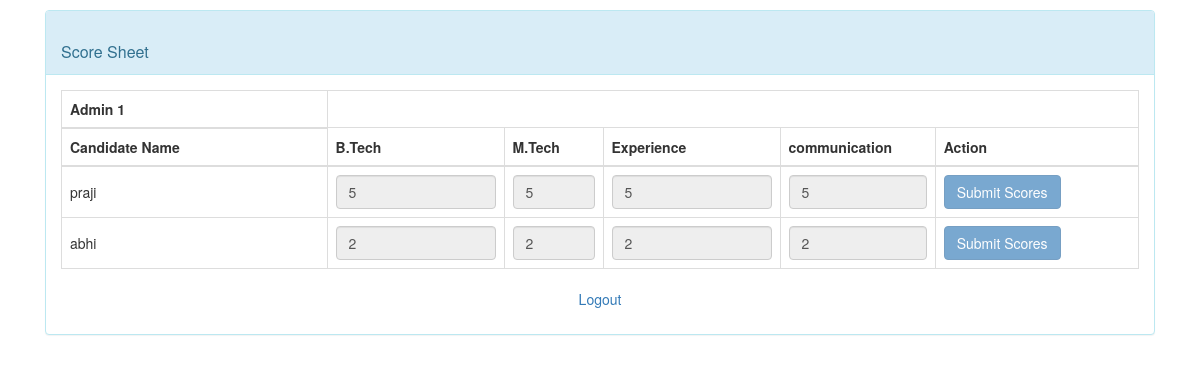
The page /interviewer/score.php (signed in) on the database its author committed.
### tables this page shows
CREATE TABLE `candidates` (
  `cand_id` int(11) NOT NULL,
  `cand_name` varchar(150) NOT NULL,
  `cand_email` varchar(150) NOT NULL,
  `cand_phone` varchar(150) NOT NULL,
  `cand_age` int(11) DEFAULT NULL,
  `cand_address` text DEFAULT NULL,
  `cand_qualification` text DEFAULT NULL,
  `sslcmark` varchar(20) DEFAULT NULL,
  `sslcyear` varchar(20) DEFAULT NULL,
  `sslcname` varchar(20) DEFAULT NULL,
  `hscmark` varchar(20) DEFAULT NULL,
  `hsyear` varchar(20) DEFAULT NULL,
  `hsname` varchar(20) DEFAULT NULL,
  `mtechmark` varchar(20) DEFAULT NULL,
  `mtechname` varchar(20) DEFAULT NULL,
  `mtechyear` varchar(20) DEFAULT NULL,
  `skils` varchar(100) DEFAULT NULL,
  `exp` varchar(100) DEFAULT NULL
);

CREATE TABLE `scoresheet` (
  `score_id` int(11) NOT NULL,
  `btech` int(11) NOT NULL,
  `mtech` int(11) NOT NULL,
  `exp` int(11) NOT NULL,
  `communication` int(11) NOT NULL,
  `total` int(11) NOT NULL,
  `cand_id` int(11) NOT NULL,
  `inter_id` int(11) NOT NULL
);

### interviewer/inc/classes/View.php (called while the page is built, shortened)
<?php
  include_once("DB.php");
  include_once ("session.php");
  class View {
    private $db;
    function __construct(){
      $this->db = new DB();
    }
    function viewCandidate(){
      $sql = "select * from candidates";
      $query = $this->db->simplequerywithoutcondition($sql);
      $results = $query->fetchAll();
      return $results;
    }
  }

### interviewer/inc/classes/DB.php (called while the page is built, shortened)
<?php
  class DB{
    private $host = "localhost";
    private $dbname = "interview";
    private $dbadmin = "root";
    private $dbpass = "mysql";
    private $conn;
    public function __construct(){
      if (!isset($this->conn)) {
        try {
          $pdo = new PDO("mysql:host=".$this->host.";"."dbname=".$this->dbname, $this->dbadmin, $this->dbpass);
          $pdo->setAttribute(PDO::ATTR_ERRMODE, PDO::ERRMODE_EXCEPTION);
          $pdo->exec("SET CHARACTER SET utf8");
          $this->conn = $pdo;
        } catch (PDOException $e) {
          die("<h3>Database Connection Failed </h3>".$e->getMessage());
        }
      }
    }
    public function simplequerywithoutcondition($q){
      $stmt = $this->conn->prepare($q);
      $stmt->execute();
      return $stmt;
    }
  }
?>

### interviewer/inc/classes/session.php (called while the page is built, shortened)
<?php
  class Session{
    public function getSession($key){
      if (isset($_SESSION[$key])) {
        return $_SESSION[$key];
      } else {
        return false;
      }
    }
  }
?>

### interviewer/score.php (the view, shortened to what this page needs)
<?php
include_once("inc/classes/session.php");
include("inc/classes/View.php");
$adminSession = new Session();
$adminSession->destroy();
$view = new View();
$viewCandidates = $view->viewCandidate();
?>
<!DOCTYPE html>
<html lang="en" dir="ltr">
<head>
    <link href="//maxcdn.bootstrapcdn.com/bootstrap/3.3.0/css/bootstrap.min.css" rel="stylesheet" id="bootstrap-css">
</head>
<body>
    <div class="container">
        <div id="signupbox" style=" margin-top:10px" class="mainbox col-md-12  col-sm-8 ">
            <div class="panel panel-info">
                <div class="panel-heading">
                    <br>
                    <div class="panel-title">Score Sheet</div>
                </div>
                <div class="panel-body">
                    <table class="table table-bordered" style="width: 100%; height: 200; table-layout: auto;">
                        <thead>
                            <tr>
                                <th>Admin 1</th>
                            </tr>
                            <tr>
                                <th style="width: 15%;">Candidate Name</th>
                                <th style="width: 10%;">B.Tech</th>
                                <th style="width: 5%;">M.Tech</th>
                                <th style="width: 10%;">Experience</th>
                                <th style="width: 5%;">communication</th>
                                <th style="width: 10%;">Action</th>
                            </tr>
                        </thead>
                        <tbody>
                            <?php foreach ($viewCandidates as $viewCandidate) : ?>
                                <?php
                                $mysqli = new mysqli("localhost","root","mysql","interview");
                                $inter_id = $adminSession->getSession('inter_id');
                                $query = "SELECT * FROM scoresheet WHERE cand_id=" . $viewCandidate["cand_id"] . " AND inter_id=" . $inter_id;
                                $score = $mysqli -> query($query) -> fetch_assoc();
                                ?>
                                <form action="" method="post">
                                    <tr>
                                        <td style="vertical-align: middle;"><?php echo $viewCandidate['cand_name']; ?></td>
                                        <td style="vertical-align: middle;"><input type="number" <?= $score ? 'disabled' : '' ?> value="<?= $score["btech"] ?>" class="form-control text-end" name="btech"></td>
                                        <td style="vertical-align: middle;"><input type="number" <?= $score ? 'disabled' : '' ?> value="<?= $score["mtech"] ?>" class="form-control text-end" name="mtech"></td>
                                        <td style="vertical-align: middle;"><input type="number" <?= $score ? 'disabled' : '' ?> value="<?= $score["exp"] ?>" class="form-control text-end" name="exp"></td>
                                        <td style="vertical-align: middle;"><input type="number" <?= $score ? 'disabled' : '' ?> value="<?= $score["communication"] ?>" class="form-control text-end" name="com"></td>
                                        <td style="vertical-align: middle;"><button type="submit" <?= $score ? 'disabled' : '' ?> class="btn btn-primary" name="submitScore">Submit Scores</button>
                                    </tr>
                                </form>
                            <?php endforeach; ?>
                        </tbody>
                    </table>
                    <p class="text-center top_spac"><a href="?action=logout">Logout</a></p>
                </div>
            </div>
        </div>
    </div>
</body>
</html>

### rows shown on the page
candidates: cand_name "praji", btech "5", mtech "5", exp "5", com "5"
candidates: cand_name "abhi", btech "2", mtech "2", exp "2", com "2"
